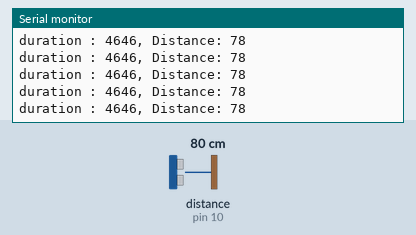
Simulated run of this sketch. Board: Arduino Uno, built with avr-gcc and run on an emulated ATmega328P. Shown: the last lines printed to the serial monitor. Wiring (inferred from the names in the program): ultrasonic range finder: trigger pin 9; echo pin 10. Inputs (shaded band) come from the test bench; at power-on: distance to the obstacle (sensor on pin 10) 80 cm. The echo pulse lasts 58.3 µs per cm.

Above: at 1.2 s.
1.3 s: distance to the obstacle (sensor on pin 10) set to 4 cm
At 2.2 s:
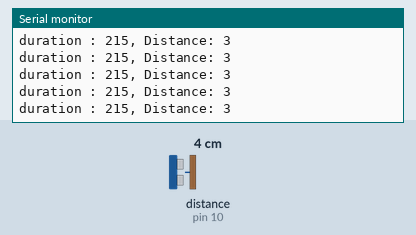
4.3 s: distance to the obstacle (sensor on pin 10) set to 18 cm
At 5.2 s:
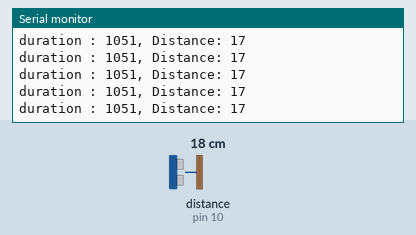
7.3 s: distance to the obstacle (sensor on pin 10) set to 250 cm
At 8.0 s:
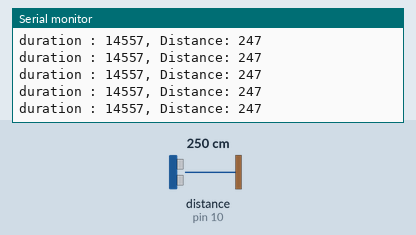
10.3 s: distance to the obstacle (sensor on pin 10) set to 2 cm
At 11.3 s:
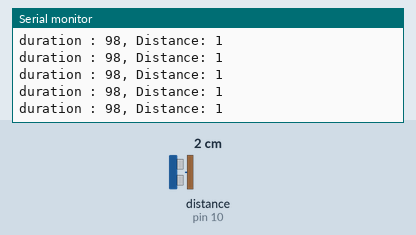
13.3 s: distance to the obstacle (sensor on pin 10) set to 9 cm
At 14.0 s:
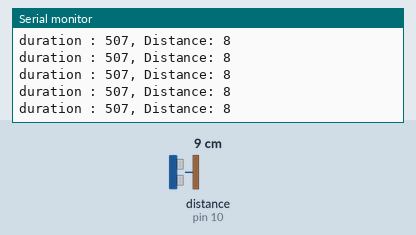
16.3 s: distance to the obstacle (sensor on pin 10) set to 35 cm
At 17.3 s:
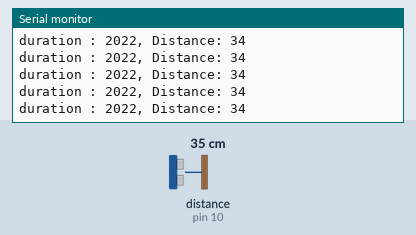
Timing chart, 0 to 19.3 s (numbered marks = the images above; inputs shaded):
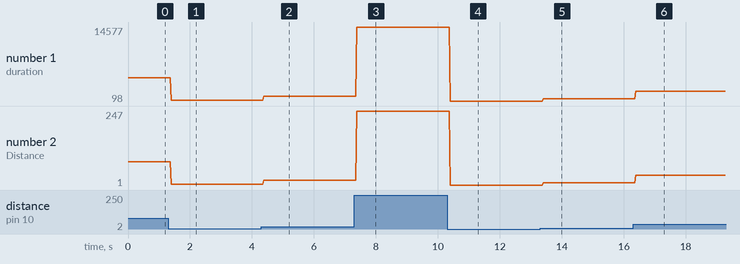

The sketch:

Ultrasonic_sensor.ino
```cpp
const int trigPin = 9;
const int echoPin = 10;
long duration = 0;
int distance = 0;

void setup()
{
  pinMode(trigPin, OUTPUT); // Sets the trigPin as an Output
  pinMode(echoPin, INPUT); // Sets the echoPin as an Input
  Serial.begin(9600); // Starts the serial communication
}

void loop()
{
  digitalWrite(trigPin, LOW);
  delayMicroseconds(2);
  digitalWrite(trigPin, HIGH);
  delayMicroseconds(10);
  digitalWrite(trigPin, LOW);

  duration = pulseIn(echoPin, HIGH);
  distance= duration*0.034/2;

  Serial.print("duration : ");
  Serial.print(duration);
  Serial.print(", Distance: ");
  Serial.println(distance);
}
```

Measured:
- after the input at 1.3 s, the serial monitor: prints a new line after 0.09 s (image 1)
- after the input at 4.3 s, the serial monitor: prints a new line after 0.08 s (image 2)
- after the input at 7.3 s, the serial monitor: prints a new line after 0.08 s (image 3)
- after the input at 10.3 s, the serial monitor: prints a new line after 0.10 s (image 4)
- after the input at 13.3 s, the serial monitor: prints a new line after 0.10 s (image 5)
- after the input at 16.3 s, the serial monitor: prints a new line after 0.08 s (image 6)
- plotted number 1: 4646 → 215 after the input at 1.3 s, 215 → 1051 after the input at 4.3 s, 1051 → 14557 after the input at 7.3 s, 14557 → 98 after the input at 10.3 s, 98 → 507 after the input at 13.3 s
- plotted number 2: 78 → 3 after the input at 1.3 s, 3 → 17 after the input at 4.3 s, 17 → 247 after the input at 7.3 s, 247 → 1 after the input at 10.3 s, 1 → 8 after the input at 13.3 s
